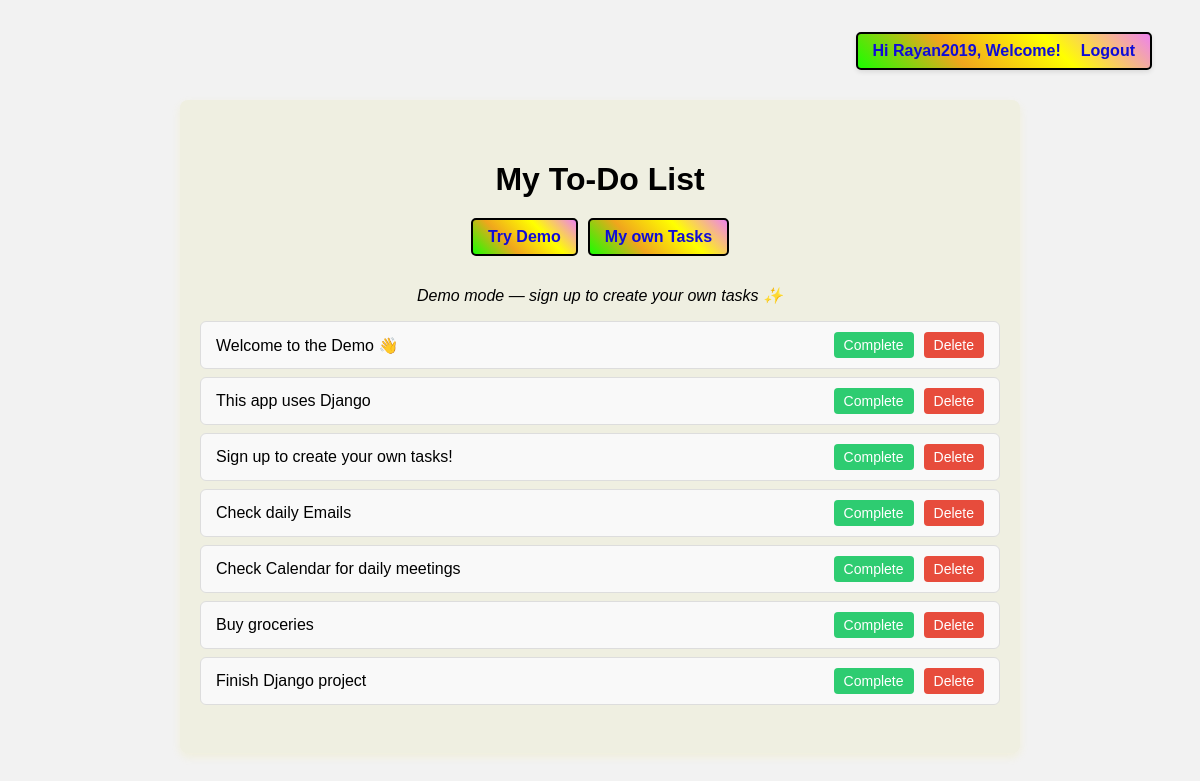
The page /demo/ (signed in) on the database its author committed.
### tasks/models.py (models this page shows, shortened)
class Task(models.Model):
    user = models.ForeignKey(
        User,
        on_delete=models.CASCADE,
        related_name='tasks'
    )
    title = models.CharField(max_length=200)
    description = models.TextField(blank=True)
    completed = models.BooleanField(default=False)
    created_at = models.DateTimeField(auto_now_add=True)

### tasks/views.py (the view)
# urls.py: path('demo/', views.demo_tasks, name='demo_tasks'),  # <-- demo page
def demo_tasks(request):
    demo_user = User.objects.get(username='demo_user')
    tasks = Task.objects.filter(user=demo_user)
    return render(request, 'tasks/demo.html', {
        'tasks': tasks,
        'demo': True
        })

### tasks/templates/tasks/demo.html (shortened to what this page needs)
{% extends 'tasks/task_list.html' %}

### tasks/templates/tasks/task_list.html (shortened to what this page needs)
<!doctype html>
<html lang="en">
  <head>
    {% load static %}
    <link
      rel="stylesheet"
      type="text/css"
      href="{% static 'tasks/style.css' %}"
    />
    <link rel="stylesheet" href="https://cdn.jsdelivr.net/npm/sweetalert2@11/dist/sweetalert2.min.css">
  </head>
  <body>
    <div class="auth-bar">
      {% if user.is_authenticated %}
      <span>Hi {{ user.username }}, Welcome!</span>
      <a href="{% url 'logout' %}">Logout</a>
      {% else %}
      <a href="{% url 'login' %}">Login</a>
      <a href="{% url 'signup' %}">Sign up</a>
      {% endif %}
    </div>
    <div class="container">
      <h1>My To-Do List</h1>
      <div class="demo-link">
        <a href="{% url 'demo_tasks' %}">Try Demo</a>
        {% if user.is_authenticated %}
          <a href="{% url 'task_list' %}">My own Tasks</a>
        {% endif %}
      </div>
      {% if user.is_authenticated and not demo %}
      <form method="post">
        {% csrf_token %}
        <div class="form-group">
          <label for="id_title">Task:</label>
          <input type="text" name="title" id="id_title" placeholder="Enter task title" required />
        </div>
        <div class="form-group">
          <label for="id_completed">Completed:</label>
          <input type="checkbox" name="completed" id="id_completed" />
        </div>
        <button type="submit">Add Task</button>
      </form>
      {% elif demo %}
      <p style="text-align:center; font-style:italic;">
        Demo mode — sign up to create your own tasks ✨
      </p>
      {% else %}
      <p style="text-align:center; font-style:italic;">
        Login to create your own tasks!
      </p>
      {% endif %}
      <ul>
        {% for task in tasks %}
        <li class="task-item">
          {% if task.completed %}
            <s>{{ task.title }}</s>
          {% else %}
            {{ task.title }}
          {% endif %}
          <div>
            {% if demo or not user.is_authenticated %}
              <a href="#" onclick="Swal.fire({
                  icon: 'warning',
                  title: 'Action blocked!',
                  text: 'You need to sign up to edit tasks!',
                  confirmButtonText: 'Ok'
              }); return false;">Complete</a>
              <a href="#" onclick="Swal.fire({
                  icon: 'warning',
                  title: 'Action blocked!',
                  text: 'You need to sign up to delete tasks!',
                  confirmButtonText: 'Ok'
              }); return false;" class="delete">Delete</a>
            {% else %}
              <a href="{% url 'complete_task' task.id %}">Complete</a>
              <a href="{% url 'delete_task' task.id %}" class="delete">Delete</a>
            {% endif %}
          </div>
        </li>
        {% empty %}
        {% if demo %}
        <li style="text-align:center; font-style: italic;">No demo tasks yet!</li>
        {% else %}
        <li style="text-align:center; font-style: italic;">You have no tasks added yet!</li>
        {% endif %}
        {% endfor %}
      </ul>
    </div>
  </body>
</html>

### tasks/static/tasks/style.css (style rules this page uses)
body { font-family: Arial, sans-serif; background-color: #f2f2f2; margin: 0; padding: 0; }
.auth-bar { position: fixed; top: 2rem; right: 3rem; display: flex; gap: 10px; align-items: center; font-size: 16px; font-weight: bold; background-color: rainbow; background-image: linear-gradient( 45deg, rgb(26, 255, 0), rgb(240, 166, 29), yellow, violet ); border: 2px solid black; color: #100cd7; padding: 8px 15px; border-radius: 5px; box-shadow: 0 2px 5px rgba(0, 0, 0, 0.1); z-index: 1000; }
.auth-bar a { margin-left: 10px; text-decoration: none; font-weight: 800; color: #100cd7; }
.demo-link { position: relative; margin: 15px 0 30px; text-align: center; display: flex; justify-content: center; gap: 10px; }
.demo-link a { padding: 8px 15px; background-color: rainbow; background-image: linear-gradient( 45deg, rgb(26, 255, 0), rgb(240, 166, 29), yellow, violet ); color: #100cd7; text-decoration: none; border-radius: 5px; font-weight: 800; border: 2px solid black; }
.container { position: relative; max-width: 800px; margin: 100px auto 40px; padding: 40px 20px; background-color: rgb(239, 239, 225); border-radius: 8px; box-shadow: 0 4px 10px rgba(235, 216, 16, 0.1); }
h1 { text-align: center; margin-bottom: 20px; }
ul { list-style: none; padding: 0; margin: 0; }
.task-item { display: flex; align-items: center; justify-content: space-between; padding: 10px 15px; margin-bottom: 8px; border-radius: 6px; background-color: #f9f9f9; border: 1px solid #ddd; }
.task-item div { display: flex; gap: 10px; }
.task-item a { text-decoration: none; padding: 5px 10px; border-radius: 4px; font-size: 14px; transition: background-color 0.2s; color: #333; }
.task-item a.delete { color: white; background-color: #e74c3c; }
.task-item a:first-child { background-color: #2ecc71; color: white; }

### rows shown on the page
Task: title "Welcome to the Demo 👋"
Task: title "This app uses Django"
Task: title "Sign up to create your own tasks!"
Task: title "Check daily Emails"
Task: title "Check Calendar for daily meetings"
Task: title "Buy groceries"
Task: title "Finish Django project"

### other values the page prints
{{ user.username }} "Rayan2019"
